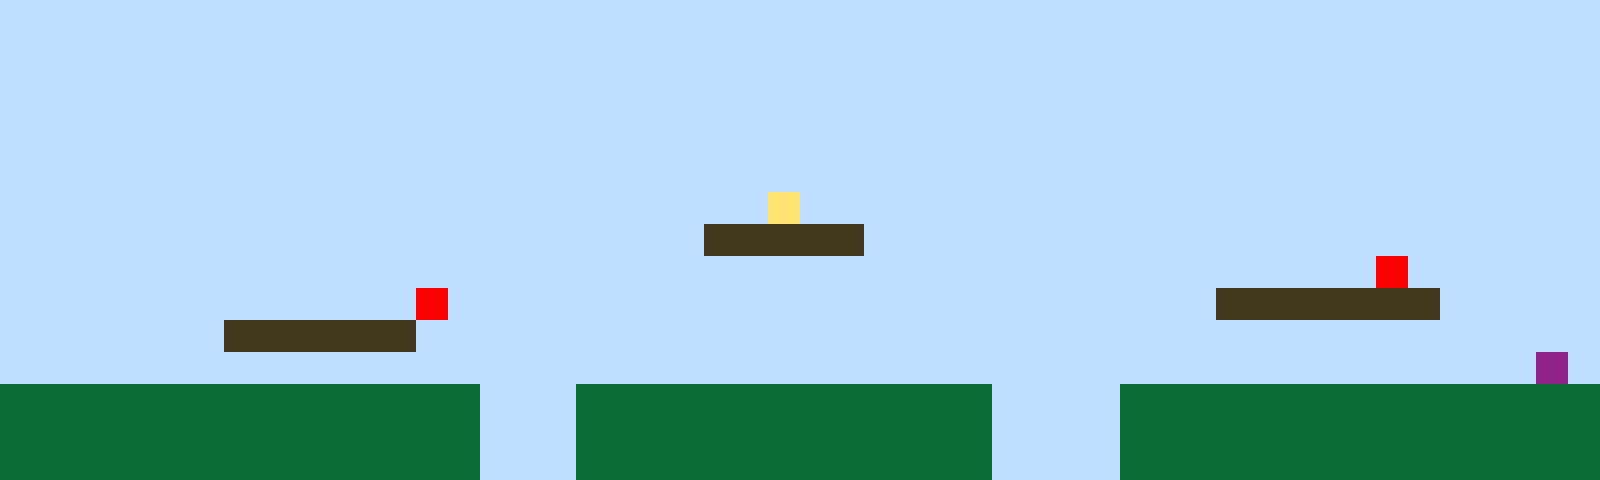

Tiled map render using the project's own tile images. Description and the whole map definition, tile-layer contents included, below:
An orthogonal 50x15 tile map with 32x32 px tiles, 1 tile layer (Tile Layer 1).

<map version="1.10" tiledversion="1.11.2" orientation="orthogonal" renderorder="right-up" width="50" height="15" tilewidth="32" tileheight="32" infinite="0" nextlayerid="2" nextobjectid="1"><editorsettings><export target="map1.csv" format="csv" /></editorsettings><tileset firstgid="1" name="sprites" tilewidth="32" tileheight="32" tilecount="6" columns="3"><image source="sprites.png" width="96" height="64" /></tileset><layer id="1" name="Tile Layer 1" width="50" height="15"><data encoding="csv">1,1,1,1,1,1,1,1,1,1,1,1,1,1,1,1,1,1,1,1,1,1,1,1,1,1,1,1,1,1,1,1,1,1,1,1,1,1,1,1,1,1,1,1,1,1,1,1,1,1,1,1,1,1,1,1,1,1,1,1,1,1,1,1,1,1,1,1,1,1,1,1,1,1,1,1,1,1,1,1,1,1,1,1,1,1,1,1,1,1,1,1,1,1,1,1,1,1,1,1,1,1,1,1,1,1,1,1,1,1,1,1,1,1,1,1,1,1,1,1,1,1,1,1,1,1,1,1,1,1,1,1,1,1,1,1,1,1,1,1,1,1,1,1,1,1,1,1,1,1,1,1,1,1,1,1,1,1,1,1,1,1,1,1,1,1,1,1,1,1,1,1,1,1,1,1,1,1,1,1,1,1,1,1,1,1,1,1,1,1,1,1,1,1,1,1,1,1,1,1,1,1,1,1,1,1,1,1,1,1,1,1,1,1,1,1,1,1,1,1,1,1,1,1,1,1,1,1,1,1,1,1,1,1,1,1,1,1,1,1,1,1,1,1,1,1,1,1,1,1,1,1,1,1,1,1,1,1,1,1,1,1,1,1,1,1,1,1,1,1,1,1,1,1,1,1,1,1,1,1,1,1,1,1,1,1,1,1,1,1,1,1,1,1,1,1,1,1,1,1,1,1,1,1,1,1,1,1,1,1,1,1,1,1,1,1,1,1,1,1,1,1,1,1,4,1,1,1,1,1,1,1,1,1,1,1,1,1,1,1,1,1,1,1,1,1,1,1,1,1,1,1,1,1,1,1,1,1,1,1,1,1,1,1,1,1,1,1,1,1,1,1,3,3,3,3,3,1,1,1,1,1,1,1,1,1,1,1,1,1,1,1,1,1,1,1,1,1,1,1,1,1,1,1,1,1,1,1,1,1,1,1,1,1,1,1,1,1,1,1,1,1,1,1,1,1,1,1,1,1,1,1,1,1,1,1,1,1,1,1,1,1,1,5,1,1,1,1,1,1,1,1,1,1,1,1,1,1,1,1,1,1,1,5,1,1,1,1,1,1,1,1,1,1,1,1,1,1,1,1,1,1,1,1,1,1,1,1,3,3,3,3,3,3,3,1,1,1,1,1,1,1,1,1,1,1,1,3,3,3,3,3,3,1,1,1,1,1,1,1,1,1,1,1,1,1,1,1,1,1,1,1,1,1,1,1,1,1,1,1,1,1,1,1,1,1,1,1,1,1,1,1,1,1,1,1,1,1,1,1,1,1,1,1,1,1,1,1,1,1,1,1,1,1,1,1,1,1,1,1,1,1,1,1,1,1,1,1,1,1,1,1,1,1,1,1,1,1,6,1,2,2,2,2,2,2,2,2,2,2,2,2,2,2,2,1,1,1,2,2,2,2,2,2,2,2,2,2,2,2,2,1,1,1,1,2,2,2,2,2,2,2,2,2,2,2,2,2,2,2,2,2,2,2,2,2,2,2,2,2,2,2,2,2,2,1,1,1,2,2,2,2,2,2,2,2,2,2,2,2,2,1,1,1,1,2,2,2,2,2,2,2,2,2,2,2,2,2,2,2,2,2,2,2,2,2,2,2,2,2,2,2,2,2,2,1,1,1,2,2,2,2,2,2,2,2,2,2,2,2,2,1,1,1,1,2,2,2,2,2,2,2,2,2,2,2,2,2,2,2</data></layer></map>
